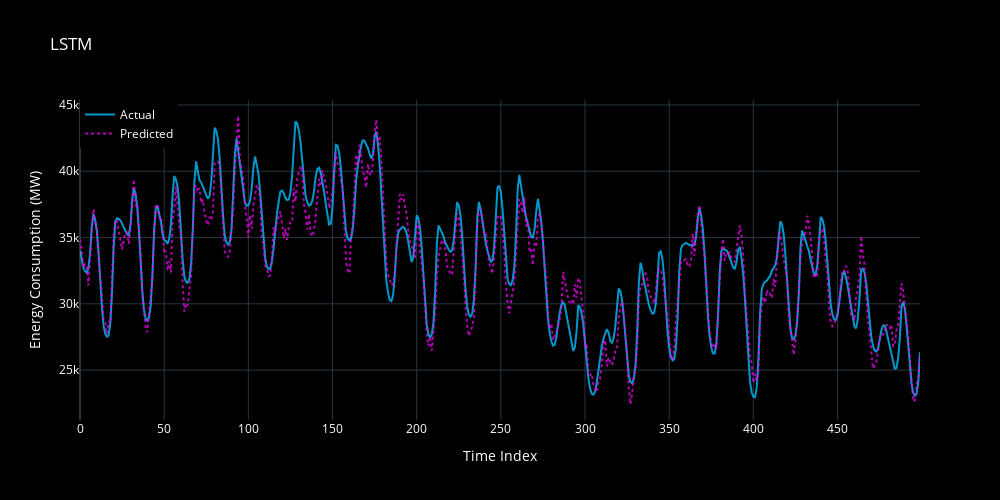

Here is the notebook cell this chart was saved with:
### Code cell
%%time

import torch
from models.lstm import LSTM_ECF
from utils.training_utils import set_seed, train, evaluate
from sklearn.metrics import mean_absolute_error, root_mean_squared_error
from utils.visualization_utils import plot_actual_vs_pred

set_seed(42)

lstm_model = LSTM_ECF(input_size=X_train.shape[2])

lstm_model = train(
    lstm_model,
    train_loader=train_dl,
    val_loader=val_dl,
    optimizer=torch.optim.Adam(lstm_model.parameters(), lr=1e-3),
    loss_fn=torch.nn.MSELoss(),
    num_epochs=30,
    patience=3,
    device=device,
)

lstm_y_true, lstm_y_pred = evaluate(lstm_model, test_dl, device)
lstm_y_true = target_scaler.inverse_transform(lstm_y_true.reshape(-1, 1)).flatten()
lstm_y_pred = target_scaler.inverse_transform(lstm_y_pred.reshape(-1, 1)).flatten()

lstm_mae = mean_absolute_error(lstm_y_true, lstm_y_pred)
lstm_rmse = root_mean_squared_error(lstm_y_true, lstm_y_pred)

print(f"[LSTM] Test MAE: {lstm_mae:.2f}")
print(f"[LSTM] Test RMSE: {lstm_rmse:.2f}")

plot_actual_vs_pred(lstm_y_true, lstm_y_pred, title="LSTM")

### Figure 1 — Plotly figure (JSON) as saved in the notebook; plotly's stock layout.template omitted (floating-point values rounded to 4 significant figures; data arrays with more than 128 entries replaced by an {"elided": "..."} marker saying what was removed)
{"data": [{"line": {"color": "deepskyblue", "width": 2}, "mode": "lines", "name": "Actual", "opacity": 0.8, "type": "scatter", "x": {"elided": "500 int values"}, "y": {"elided": "500 float values"}}, {"line": {"color": "magenta", "dash": "dot", "width": 2}, "mode": "lines", "name": "Predicted", "opacity": 0.7, "type": "scatter", "x": {"elided": "500 int values"}, "y": {"elided": "500 float values"}}], "layout": {"font": {"color": "white"}, "height": 500, "legend": {"x": 0, "y": 1}, "paper_bgcolor": "black", "plot_bgcolor": "black", "title": {"text": "LSTM"}, "width": 1000, "xaxis": {"title": {"text": "Time Index"}}, "yaxis": {"title": {"text": "Energy Consumption (MW)"}}}}
